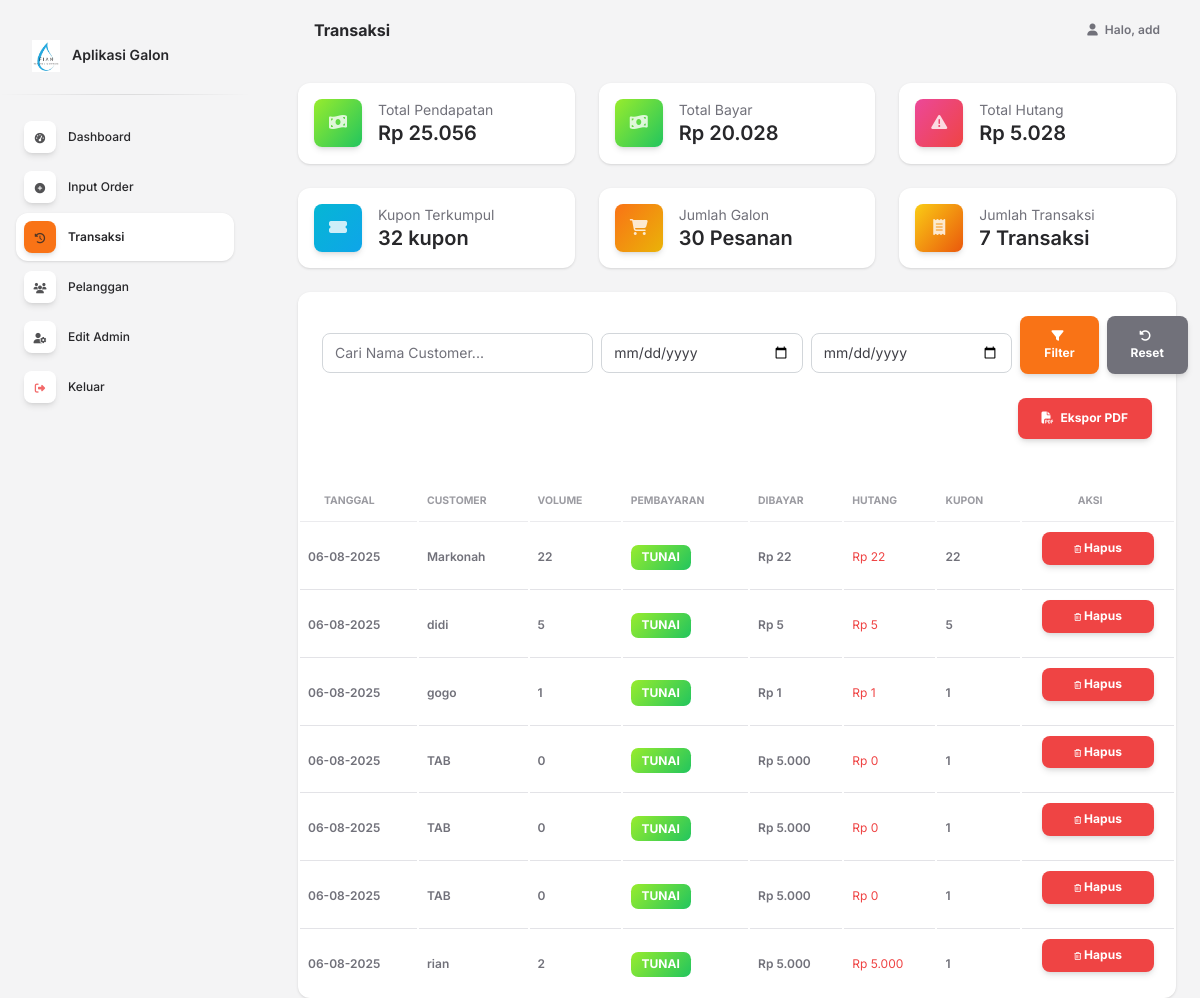
Screenshot of /index.php?page=transaksi (signed in) with the database file from the repository.
### tables this page shows
CREATE TABLE `transaksi` (
  `id` int(11) NOT NULL,
  `tanggal` date NOT NULL,
  `nama_customer` varchar(100) NOT NULL,
  `volume` int(20) NOT NULL,
  `pembayaran` enum('tunai','kupon') NOT NULL,
  `dibayar` int(11) DEFAULT 0,
  `hutang` int(11) DEFAULT 0,
  `kupon` int(11) DEFAULT 0
);

### pages/transaksi.php (the view, shortened to what this page needs)
<?php include "nav.php"; ?>
<div class="container mt-4">
<?php
require_once __DIR__ . '/../config/db.php';
$sql_where = "";
$query = "SELECT * FROM transaksi $sql_where ORDER BY id DESC";
$result = $conn->query($query);
$query_total = $conn->query("
SELECT
    SUM(volume) AS total_pesanan,
    SUM(dibayar) AS total_dibayar,
    SUM(hutang) AS total_hutang,
    SUM(kupon) AS total_kupon,
    COUNT(nama_customer) AS total_transaksi,
    SUM(CASE WHEN pembayaran = 'Tunai' THEN dibayar ELSE 0 END) AS total_tunai,
    SUM(CASE WHEN pembayaran = 'Kupon' THEN dibayar ELSE 0 END) AS total_bayar_kupon,
    (SUM(dibayar) + SUM(hutang)) AS total_pendapatan
FROM transaksi $sql_where
") or die($conn->error);
$total = $query_total->fetch_assoc();
?>
<div class="row">
    <div class="col-12 col-md-6 col-lg-4 mb-4">
      <div class="card">
        <div class="card-body p-3">
          <div class="d-flex">
            <div class="icon icon-shape bg-gradient-success shadow text-center border-radius-md me-3">
              <i class="fas fa-money-bill-wave text-white"></i>
            </div>
            <div class="text-start">
              <p class="text-sm mb-0 text-capitalize">Total Pendapatan</p>
              <h5 class="mb-0">Rp <?= number_format($total['total_pendapatan'], 0, ',', '.') ?></h5>
            </div>
          </div>
        </div>
      </div>
    </div>
    <div class="col-12 col-md-6 col-lg-4 mb-4">
      <div class="card">
        <div class="card-body p-3">
          <div class="d-flex">
            <div class="icon icon-shape bg-gradient-success shadow text-center border-radius-md me-3">
              <i class="fas fa-money-bill-wave text-white"></i>
            </div>
            <div class="text-start">
              <p class="text-sm mb-0 text-capitalize">Total bayar</p>
              <h5 class="mb-0">Rp <?= number_format($total['total_tunai'], 0, ',', '.') ?></h5>
            </div>
          </div>
        </div>
      </div>
    </div>
    <div class="col-12 col-md-6 col-lg-4 mb-4">
      <div class="card">
        <div class="card-body p-3">
          <div class="d-flex">
            <div class="icon icon-shape bg-gradient-danger shadow text-center border-radius-md me-3">
              <i class="fas fa-exclamation-triangle text-white"></i>
            </div>
            <div class="text-start">
              <p class="text-sm mb-0 text-capitalize">Total Hutang</p>
              <h5 class="mb-0">Rp <?= number_format($total['total_hutang'], 0, ',', '.') ?></h5>
            </div>
          </div>
        </div>
      </div>
    </div>
    <div class="col-12 col-md-6 col-lg-4 mb-4">
      <div class="card">
        <div class="card-body p-3">
          <div class="d-flex">
            <div class="icon icon-shape bg-gradient-info shadow text-center border-radius-md me-3">
              <i class="fas fa-ticket-alt text-white"></i>
            </div>
            <div class="text-start">
              <p class="text-sm mb-0 text-capitalize">Kupon Terkumpul</p>
              <h5 class="mb-0"><?= number_format($total['total_kupon'], 0, ',', '.') ?> kupon</h5>
            </div>
          </div>
        </div>
      </div>
    </div>
    <div class="col-12 col-md-6 col-lg-4 mb-4">
      <div class="card">
        <div class="card-body p-3">
          <div class="d-flex">
            <div class="icon icon-shape bg-gradient-warning shadow text-center border-radius-md me-3">
              <i class="fas fa-shopping-cart text-white"></i>
            </div>
            <div class="text-start">
              <p class="text-sm mb-0 text-capitalize">Jumlah Galon</p>
              <h5 class="mb-0"><?= number_format($total['total_pesanan']) ?> Pesanan</h5>
            </div>
          </div>
        </div>
      </div>
    </div>
    <div class="col-12 col-md-6 col-lg-4 mb-4">
      <div class="card">
        <div class="card-body p-3">
          <div class="d-flex">
            <div class="icon icon-shape bg-gradient-primary shadow text-center border-radius-md me-3">
              <i class="fas fa-receipt text-white"></i>
            </div>
            <div class="text-start">
              <p class="text-sm mb-0 text-capitalize">Jumlah transaksi</p>
              <h5 class="mb-0"><?= number_format($total['total_transaksi'], 0, ',', '.') ?> Transaksi</h5>
            </div>
          </div>
        </div>
      </div>
    </div>
</div>
<div class="card">
  <div class="card-body">
    <form method="GET" action="index.php">
        <div class="row g-2 align-items-center">
            <div class="col-12 col-lg-4">
                <input type="text" name="search_nama" class="form-control" placeholder="Cari Nama Customer..." value="<?= isset($_GET['search_nama']) ? htmlspecialchars($_GET['search_nama']) : '' ?>">
            </div>
            <div class="col-12 col-sm-6 col-lg-3">
                <input type="date" name="start_date" class="form-control" value="<?= isset($_GET['start_date']) ? $_GET['start_date'] : '' ?>">
            </div>
            <div class="col-12 col-sm-6 col-lg-3">
                <input type="date" name="end_date" class="form-control" value="<?= isset($_GET['end_date']) ? $_GET['end_date'] : '' ?>">
            </div>
            <div class="col-12 col-lg-2">
                <div class="d-grid d-lg-flex gap-2">
                    <button type="submit" class="btn btn-primary"><i class="fa-solid fa-filter me-1"></i>Filter</button>
                    <a href="index.php?page=transaksi" class="btn btn-secondary"><i class="fa-solid fa-rotate-left me-1"></i>Reset</a>
                </div>
            </div>
        </div>
        <div class="row mt-2">
            <div class="col-12 text-end">
                <a href="pages/export_pd.php?<?= http_build_query($_GET) ?>" class="btn btn-danger">
                    <i class="fa-solid fa-file-pdf me-1"></i> Ekspor PDF
                </a>
            </div>
        </div>
    </form>
  </div>
  <div class="table-responsive">
    <table class="table align-items-center mb-0 table-responsive-stack">
      <thead>
        <tr>
          <th class="text-uppercase text-secondary text-xxs font-weight-bolder opacity-7">Tanggal</th>
          <th class="text-uppercase text-secondary text-xxs font-weight-bolder opacity-7 ps-2">Customer</th>
          <th class="text-uppercase text-secondary text-xxs font-weight-bolder opacity-7 ps-2">Volume</th>
          <th class="text-uppercase text-secondary text-xxs font-weight-bolder opacity-7 ps-2">Pembayaran</th>
          <th class="text-uppercase text-secondary text-xxs font-weight-bolder opacity-7 ps-2">Dibayar</th>
          <th class="text-uppercase text-secondary text-xxs font-weight-bolder opacity-7 ps-2">Hutang</th>
          <th class="text-uppercase text-secondary text-xxs font-weight-bolder opacity-7 ps-2">Kupon</th>
          <th class="text-uppercase text-secondary text-xxs font-weight-bolder opacity-7 ps-2 text-center">Aksi</th>
        </tr>
      </thead>
      <tbody>
        <?php if ($result->num_rows > 0): ?>
          <?php while ($row = $result->fetch_assoc()): ?>
            <tr>
              <td data-label="Tanggal">
                <p class="text-xs font-weight-bold mb-0"><?= date('d-m-Y', strtotime($row['tanggal'])) ?></p>
              </td>
              <td data-label="Customer">
                <p class="text-xs font-weight-bold mb-0"><?= htmlspecialchars($row['nama_customer']) ?></p>
              </td>
              <td data-label="Volume">
                <p class="text-xs font-weight-bold mb-0"><?= htmlspecialchars($row['volume']) ?></p>
              </td>
              <td data-label="Pembayaran">
                <span class="badge badge-sm <?= $row['pembayaran'] === 'tunai' ? 'bg-gradient-success' : 'bg-gradient-info' ?>">
                  <?= ucfirst($row['pembayaran']) ?>
                </span>
              </td>
              <td data-label="Dibayar">
                <p class="text-xs font-weight-bold mb-0">Rp <?= number_format($row['dibayar'], 0, ',', '.') ?></p>
              </td>
              <td data-label="Hutang">
                <p class="text-xs text-danger mb-0">Rp <?= number_format($row['hutang'], 0, ',', '.') ?></p>
              </td>
              <td data-label="Kupon">
                <p class="text-xs font-weight-bold mb-0"><?= $row['kupon'] ?></p>
              </td>
              <td data-label="Aksi" class="text-center">
                <form method="POST" action="pages/hapus_transaksi.php" style="display:inline;" onsubmit="return confirm('Yakin ingin menghapus transaksi ini?');">
                  <button type="submit" class="btn btn-danger btn-sm"><i class="fa-regular fa-trash-can"></i> Hapus</button>
                </form>
              </td>
            </tr>
          <?php endwhile; ?>
        <?php else: ?>
          <tr>
            <td colspan="8" class="text-center text-secondary py-4">Belum ada data transaksi yang sesuai dengan filter.</td>
          </tr>
        <?php endif; ?>
      </tbody>
    </table>
  </div>
</div>
</div>
<?php include "base/footer.php"; ?>

### rows the page displays
transaksi: tanggal "06-08-2025", nama_customer "Markonah", volume "22", pembayaran "TUNAI", dibayar "22", hutang "22", kupon "22"
transaksi: tanggal "06-08-2025", nama_customer "didi", volume "5", pembayaran "TUNAI", dibayar "5", hutang "5", kupon "5"
transaksi: tanggal "06-08-2025", nama_customer "gogo", volume "1", pembayaran "TUNAI", dibayar "1", hutang "1", kupon "1"
transaksi: tanggal "06-08-2025", nama_customer "TAB", volume "0", pembayaran "TUNAI", dibayar "5.000", hutang "0", kupon "1"
transaksi: tanggal "06-08-2025", nama_customer "TAB", volume "0", pembayaran "TUNAI", dibayar "5.000", hutang "0", kupon "1"
transaksi: tanggal "06-08-2025", nama_customer "TAB", volume "0", pembayaran "TUNAI", dibayar "5.000", hutang "0", kupon "1"
transaksi: tanggal "06-08-2025", nama_customer "rian", volume "2", pembayaran "TUNAI", dibayar "5.000", hutang "5.000", kupon "1"

### other values shown
str_replace('_', ' ', $_GET['page'] ?? 'Dashboard') "Transaksi"
$_SESSION['username'] "add"
$total['total_pendapatan'] "25.056"
$total['total_tunai'] "20.028"
$total['total_hutang'] "5.028"
$total['total_kupon'] "32"
$total['total_pesanan'] "30"
$total['total_transaksi'] "7"
